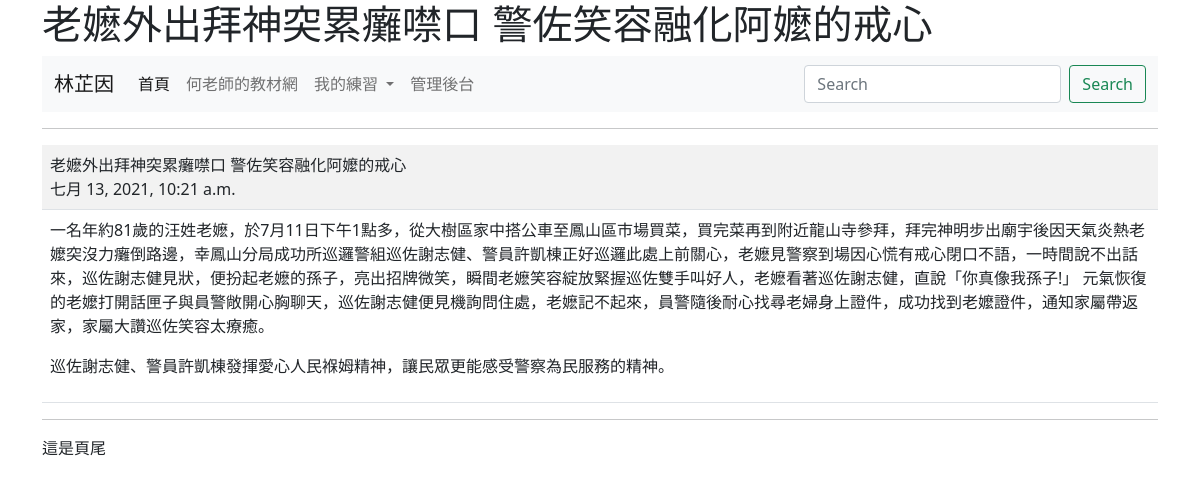
The app's page /show/2/ with its own data.
### mysite/models.py (models this page shows, shortened)
class Post(models.Model):
	title = models.CharField(max_length=200) #field=資料欄
	content = models.TextField() #TextField=大量文字沒限制
	pub_date = models.DateTimeField(default=timezone.now) #預設現在的時間
	class Meta:
		ordering = ('-pub_date',)

### mysite/views.py (the view)
# urls.py: path('show/<int:id>/',views.show),
def show(request, id):
	try:
		post = Post.objects.get(id=id)
	except:
		return redirect('/news/')
	return render(request, 'show.html' , locals())

### templates/show.html (shortened to what this page needs)
{% extends "base.html" %}
{% block main %}
	<hr>
	<table class ='table table-striped'>
		<tr>
			<td>
				{{post.title}}<br>
				{{post.pub_date}}
			</td>
		</tr>
	   	<tr>
	   		<td>
	   			{{post.content | linebreaks }}
	   		</td>
	   	</tr>
	</table>
{% endblock %}

### templates/base.html (shortened to what this page needs)
<!doctype html>
<html>
  <head>
    <link href="https://cdn.jsdelivr.net/npm/bootstrap@5.0.2/dist/css/bootstrap.min.css" rel="stylesheet">
  </head>
  <body>
    <div class="container">
      <h1>{% block headmessage %}{% endblock %}</h1>
      {% include "menu.html" %}
      {% block main %} {% endblock %}
      <hr>
      {% include "footer.html" %}
  </div>
  </body>
</html>

### templates/menu.html (shortened to what this page needs)
<nav class="navbar navbar-expand-lg navbar-light bg-light">
  <div class="container-fluid">
    <a class="navbar-brand" href="#">林芷因</a>
    <div class="collapse navbar-collapse" id="navbarSupportedContent">
      <ul class="navbar-nav me-auto mb-2 mb-lg-0">
        <li class="nav-item">
          <a class="nav-link active" aria-current="page" href="#">首頁</a>
        </li>
        <li class="nav-item">
          <a class="nav-link" href="https://104.es">何老師的教材網</a>
        </li>
        <li class="nav-item dropdown">
          <a class="nav-link dropdown-toggle" href="#" id="navbarDropdown" role="button" data-bs-toggle="dropdown" aria-expanded="false">
            我的練習
          </a>
        </li>
        <li class="nav-item">
          <a class="nav-link" href="/admin/" tabindex="-1">管理後台</a>
        </li>
      </ul>
      <form class="d-flex">
        <input class="form-control me-2" type="search" placeholder="Search" aria-label="搜尋">
        <button class="btn btn-outline-success" type="submit">Search</button>
      </form>
    </div>
  </div>
</nav>

### templates/footer.html
這是頁尾

### records on screen
Post: title "老嬷外出拜神突累癱噤口 警佐笑容融化阿嬤的戒心", pub_date "七月 13, 2021, 10:21 a.m.", content "一名年約81歲的汪姓老嬷，於7月11日下午1點多，從大樹區家中搭公車至鳳山區市場買菜，買完菜再到附近龍山寺參拜，拜完神明步出廟宇後因天氣炎熱老嬤突沒力癱倒路邊，幸鳳山分局成功所巡邏警組巡佐謝志健、警員許凱棟正好巡邏此處上前關心，老嬷見警察到場因心慌有戒心閉口不語，一時間說不出話來，巡佐謝志健見狀，便扮起老嬷的孫子，亮出招牌微笑，瞬間老嬷笑容綻放緊握巡佐雙手叫好人，老嬷看著巡佐謝志健，直說「你真像我孫子!」 元氣恢復的老嬤打開話匣子與員警敞開心胸聊天，巡佐謝志健便見機詢問住處，老嬷記不起來，員警隨後耐心找尋老婦身上證件，成功找到老嬤證件，通知家屬帶返家，家屬大讚巡佐笑容太療癒。 巡佐謝志健、警員許凱棟發揮愛心人民褓姆精神，讓民眾更能感受警察為民服務的精神。"
